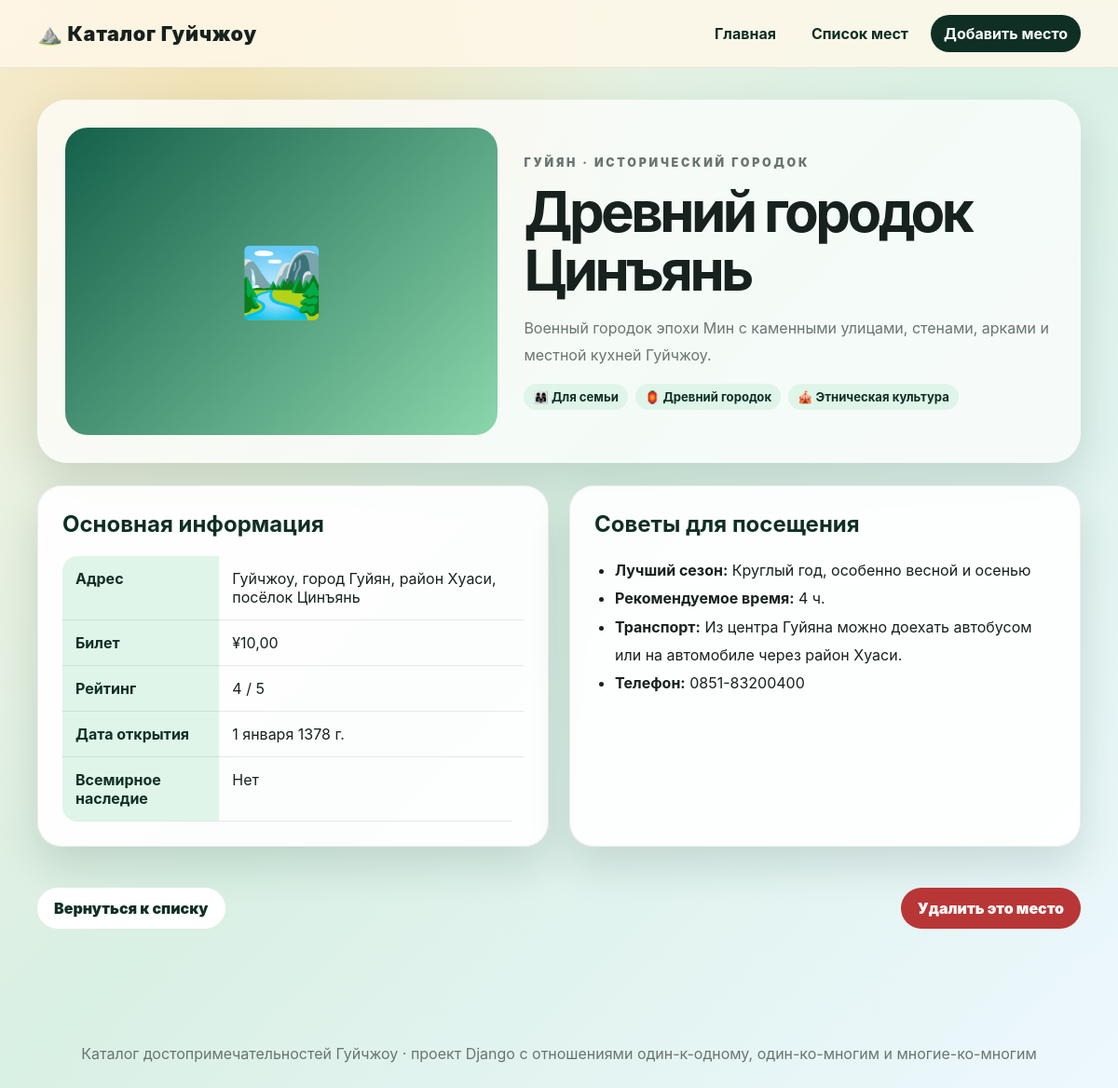
/spots/9/, run on the app's committed database.
### catalog/models.py (models this page shows, shortened)
class ScenicSpot(models.Model):
    class Category(models.TextChoices):
        NATURE = "nature", "Природный ландшафт"
        CULTURE = "culture", "Исторический городок"
        WATERFALL = "waterfall", "Водопады и ущелья"
        CAVE = "cave", "Пещеры и карст"
        ETHNIC = "ethnic", "Этническая культура"
    name = models.CharField("Название достопримечательности", max_length=120)
    region = models.ForeignKey(
        Region,
        verbose_name="Район",
        related_name="spots",
        on_delete=models.PROTECT,
    )
    features = models.ManyToManyField(
        Feature,
        verbose_name="Особенности",
        related_name="spots",
        blank=True,
    )
    category = models.CharField("Тип достопримечательности", max_length=20, choices=Category.choices)
    short_description = models.TextField("Краткое описание")
    address = models.CharField("Адрес", max_length=180)
    ticket_price = models.DecimalField("Цена билета", max_digits=7, decimal_places=2)
    rating = models.PositiveSmallIntegerField(
        "Рейтинг рекомендации",
        validators=[MinValueValidator(1), MaxValueValidator(5)],
        help_text="Оценка от 1 до 5",
    )
    opening_date = models.DateField("Дата открытия/создания")
    is_world_heritage = models.BooleanField("Объект Всемирного наследия", default=False)
    image_url = models.URLField("Ссылка на изображение", blank=True)
    created_at = models.DateTimeField("Дата добавления", auto_now_add=True)
    class Meta:
        verbose_name = "Достопримечательность"
        verbose_name_plural = "Достопримечательности"
        ordering = ["region__name", "name"]

class Region(models.Model):
    name = models.CharField("Название района", max_length=80, unique=True)
    description = models.TextField("Описание района", blank=True)
    class Meta:
        verbose_name = "Район"
        verbose_name_plural = "Районы"
        ordering = ["name"]

class Feature(models.Model):
    name = models.CharField("Название особенности", max_length=50, unique=True)
    icon = models.CharField("Иконка", max_length=8, default="✨")
    class Meta:
        verbose_name = "Особенность"
        verbose_name_plural = "Особенности"
        ordering = ["name"]

class SpotProfile(models.Model):
    spot = models.OneToOneField(
        ScenicSpot,
        verbose_name="Достопримечательность",
        related_name="profile",
        on_delete=models.CASCADE,
    )
    best_season = models.CharField("Лучший сезон для поездки", max_length=80)
    suggested_hours = models.PositiveSmallIntegerField("Рекомендуемое время посещения, часы", default=3)
    transport_tips = models.TextField("Советы по транспорту")
    official_phone = models.CharField("Телефон для справок", max_length=30, blank=True)
    class Meta:
        verbose_name = "Дополнительная информация"
        verbose_name_plural = "Дополнительная информация"

### catalog/views.py (the view)
# urls.py: path("spots/<int:pk>/", views.SpotDetailView.as_view(), name="spot_detail"),
class SpotDetailView(DetailView):
    model = ScenicSpot
    template_name = "catalog/spot_detail.html"
    context_object_name = "spot"
    queryset = ScenicSpot.objects.select_related("region", "profile").prefetch_related("features")

### catalog/templates/catalog/spot_detail.html (shortened to what this page needs)
{% extends "catalog/base.html" %}
{% block content %}
<article class="detail-layout">
    <section class="detail-hero">
        {% if spot.image_url %}
            <img src="{{ spot.image_url }}" alt="Изображение: {{ spot.name }}">
        {% else %}
            <div class="detail-placeholder">🏞️</div>
        {% endif %}
        <div>
            <p class="eyebrow">{{ spot.region.name }} · {{ spot.get_category_display }}</p>
            <h1>{{ spot.name }}</h1>
            <p>{{ spot.short_description }}</p>
            <div class="tag-row">
                {% for feature in spot.features.all %}
                    <span>{{ feature.icon }} {{ feature.name }}</span>
                {% endfor %}
            </div>
        </div>
    </section>
    <section class="info-grid">
        <div class="info-block">
            <h2>Основная информация</h2>
            <table>
                <tr><th>Адрес</th><td>{{ spot.address }}</td></tr>
                <tr><th>Билет</th><td>¥{{ spot.ticket_price }}</td></tr>
                <tr><th>Рейтинг</th><td>{{ spot.rating }} / 5</td></tr>
                <tr><th>Дата открытия</th><td>{{ spot.opening_date }}</td></tr>
                <tr><th>Всемирное наследие</th><td>{% if spot.is_world_heritage %}Да{% else %}Нет{% endif %}</td></tr>
            </table>
        </div>
        <div class="info-block">
            <h2>Советы для посещения</h2>
            {% if spot.profile %}
                <ul class="tips-list">
                    <li><strong>Лучший сезон:</strong> {{ spot.profile.best_season }}</li>
                    <li><strong>Рекомендуемое время:</strong> {{ spot.profile.suggested_hours }} ч.</li>
                    <li><strong>Транспорт:</strong> {{ spot.profile.transport_tips }}</li>
                    {% if spot.profile.official_phone %}
                        <li><strong>Телефон:</strong> {{ spot.profile.official_phone }}</li>
                    {% endif %}
                </ul>
            {% else %}
                <p>Дополнительной информации пока нет.</p>
            {% endif %}
        </div>
    </section>
    <div class="danger-zone">
        <a class="button secondary" href="{% url 'spot_list' %}">Вернуться к списку</a>
        <a class="button danger" href="{% url 'spot_delete' spot.pk %}">Удалить это место</a>
    </div>
</article>
{% endblock %}

### catalog/static/catalog/css/styles.css (style rules this page uses)
:root { --green-900: #0f2f24; --green-700: #1d6048; --green-500: #2f9b72; --mint: #dff5e9; --gold: #f4b942; --cream: #fff8ea; --ink: #17211d; --muted: #69756f; --card: rgba(255, 255, 255, 0.92); --shadow: 0 20px 45px rgba(15, 47, 36, 0.14); }
* { box-sizing: border-box; }
body { margin: 0; min-height: 100vh; color: var(--ink); font-family: "Inter", "Segoe UI", "Arial", sans-serif; background: radial-gradient(circle at 20% 10%, rgba(244, 185, 66, 0.28), transparent 28rem), linear-gradient(135deg, #f7f1de 0%, #d9f0e4 48%, #eef8ff 100%); }
a { color: inherit; text-decoration: none; }
.hero h1, .page-title h1, .detail-hero h1, .confirm-box h1 { margin: 0; font-size: clamp(2.2rem, 5vw, 4.7rem); line-height: 1.05; letter-spacing: -0.06em; }
.eyebrow { margin: 0 0 10px; color: var(--gold); font-size: 0.78rem; font-weight: 900; letter-spacing: 0.22em; text-transform: uppercase; }
.hero-actions, .form-actions, .danger-zone, .confirm-box form { display: flex; gap: 12px; flex-wrap: wrap; align-items: center; }
.button { display: inline-flex; justify-content: center; align-items: center; min-height: 44px; padding: 0 18px; border: 0; border-radius: 999px; font-weight: 900; cursor: pointer; transition: transform 0.2s ease, box-shadow 0.2s ease; }
.secondary, .ghost { background: white; color: var(--green-900); }
.danger { background: #b93636; color: white; }
.stats-grid, .card-grid, .info-grid { display: grid; gap: 22px; }
.stats-grid article, .spot-card, .info-block, .spot-form, .filter-panel, .confirm-box { background: var(--card); border: 1px solid rgba(15, 47, 36, 0.08); border-radius: 26px; box-shadow: var(--shadow); }
.spot-placeholder, .detail-placeholder { display: grid; place-items: center; font-size: 4.5rem; background: linear-gradient(135deg, #15604a, #8bd6ab); }
.tag-row { display: flex; flex-wrap: wrap; gap: 8px; }
.tag-row span { padding: 6px 10px; border-radius: 999px; background: var(--mint); color: var(--green-900); font-size: 0.82rem; font-weight: 700; }
.detail-layout { display: grid; gap: 24px; }
.detail-hero { display: grid; grid-template-columns: minmax(280px, 0.9fr) minmax(0, 1.1fr); gap: 28px; align-items: center; padding: 30px; border-radius: 32px; background: rgba(255, 255, 255, 0.72); box-shadow: var(--shadow); }
.detail-hero img, .detail-placeholder { width: 100%; min-height: 330px; object-fit: cover; border-radius: 24px; }
.detail-hero p { line-height: 1.8; color: var(--muted); }
.info-grid { grid-template-columns: 1fr 1fr; }
.info-block { padding: 26px; }
.info-block h2 { margin-top: 0; color: var(--green-900); }
table { width: 100%; border-collapse: collapse; overflow: hidden; border-radius: 16px; }
th, td { padding: 14px; border-bottom: 1px solid rgba(15, 47, 36, 0.1); text-align: left; vertical-align: top; }
th { width: 34%; background: var(--mint); color: var(--green-900); }
.tips-list { margin: 0; padding-left: 22px; line-height: 1.9; }
.danger-zone { justify-content: space-between; padding: 20px 0; }

### data on the page
ScenicSpot: region.name "ГУЙЯН", category "ИСТОРИЧЕСКИЙ ГОРОДОК", name "Древний городок Цинъянь", short_description "Военный городок эпохи Мин с каменными улицами, стенами, арками и местной кухней Гуйчжоу.", address "Гуйчжоу, город Гуйян, район Хуаси, посёлок Цинъянь", ticket_price "10,00", rating "4", opening_date "1 января 1378 г.", profile.best_season "Круглый год, особенно весной и осенью", profile.suggested_hours "4", profile.transport_tips "Из центра Гуйяна можно доехать автобусом или на автомобиле через район Хуаси.", profile.official_phone "0851-83200400"
Feature: icon "👨‍👩‍👧", name "Для семьи"
Feature: icon "🏮", name "Древний городок"
Feature: icon "🎪", name "Этническая культура"
